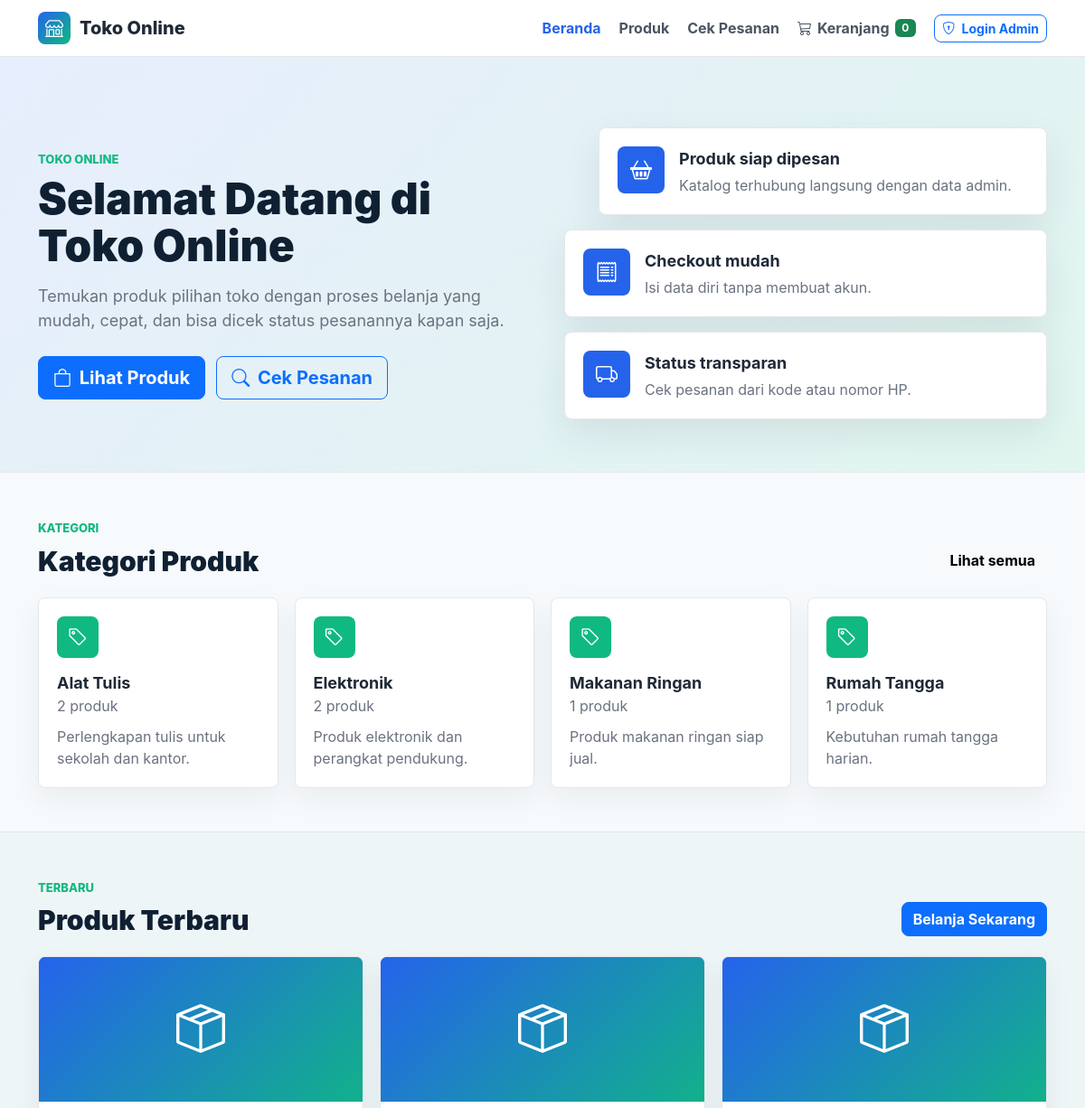
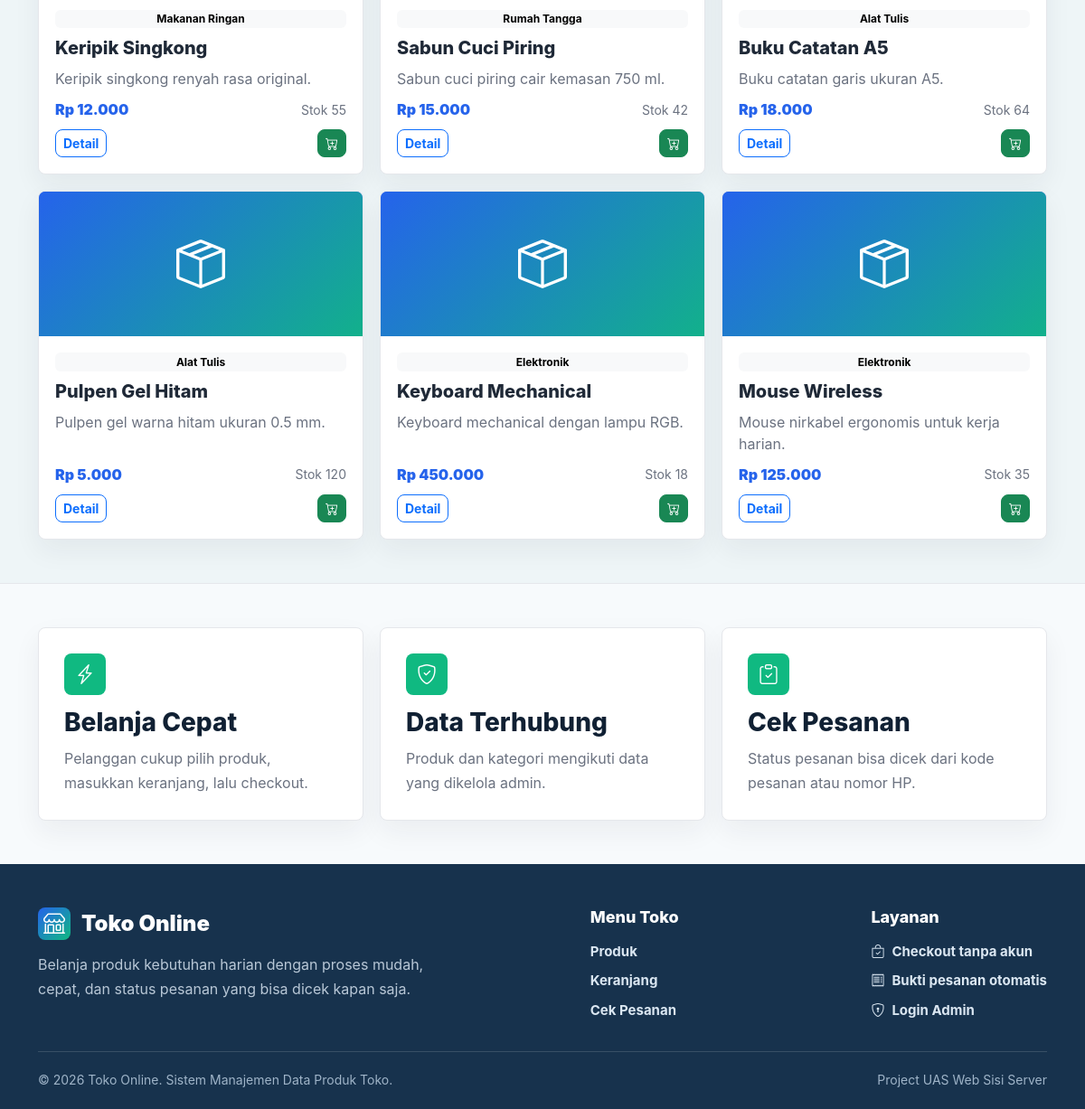
The page /user/ on the database its author committed (2 pictures, top to bottom).
### tables this page shows
CREATE TABLE kategori (
    id INT AUTO_INCREMENT PRIMARY KEY,
    nama_kategori VARCHAR(100) NOT NULL,
    deskripsi TEXT,
    created_at TIMESTAMP DEFAULT CURRENT_TIMESTAMP
);

CREATE TABLE produk (
    id INT AUTO_INCREMENT PRIMARY KEY,
    nama_produk VARCHAR(150) NOT NULL,
    kategori_id INT NOT NULL,
    harga DECIMAL(12,2) NOT NULL DEFAULT 0,
    stok INT NOT NULL DEFAULT 0,
    deskripsi TEXT,
    created_at TIMESTAMP DEFAULT CURRENT_TIMESTAMP,
    CONSTRAINT fk_produk_kategori
        FOREIGN KEY (kategori_id) REFERENCES kategori(id)
        ON UPDATE CASCADE
        ON DELETE RESTRICT
);

### config/database.php (called while the page is built, shortened)
<?php
function e($value)
{
    return htmlspecialchars((string) $value, ENT_QUOTES, 'UTF-8');
}
function rupiah($angka)
{
    return 'Rp ' . number_format((float) $angka, 0, ',', '.');
}
function short_text($text, $length = 90)
{
    $text = trim((string) $text);
    if (strlen($text) <= $length) {
        return $text;
    }
    return substr($text, 0, $length) . '...';
}
function get_cart_count()
{
    $total = 0;
    return $total;
}

### user/index.php (the view, shortened to what this page needs)
<?php
$activeUserPage = 'home';
require_once __DIR__ . '/../templates/user_header.php';
$kategoriResult = mysqli_query(
    $conn,
    'SELECT kategori.id, kategori.nama_kategori, kategori.deskripsi, COUNT(produk.id) AS total_produk
     FROM kategori
     LEFT JOIN produk ON produk.kategori_id = kategori.id
     GROUP BY kategori.id
     ORDER BY kategori.nama_kategori ASC'
);
$produkTerbaru = mysqli_query(
    $conn,
    'SELECT produk.id, produk.nama_produk, produk.harga, produk.stok, produk.deskripsi, kategori.nama_kategori
     FROM produk
     LEFT JOIN kategori ON kategori.id = produk.kategori_id
     ORDER BY produk.id DESC
     LIMIT 6'
);
?>
<section class="shop-hero">
    <div class="container">
        <div class="row align-items-center g-5">
            <div class="col-lg-6">
                <span class="section-label">Toko Online</span>
                <h1>Selamat Datang di Toko Online</h1>
                <p>Temukan produk pilihan toko dengan proses belanja yang mudah, cepat, dan bisa dicek status pesanannya kapan saja.</p>
                <div class="hero-actions">
                    <a href="<?= BASE_URL; ?>user/produk.php" class="btn btn-primary btn-lg">
                        <i class="bi bi-bag me-1"></i> Lihat Produk
                    </a>
                    <a href="<?= BASE_URL; ?>user/cek_pesanan.php" class="btn btn-outline-primary btn-lg">
                        <i class="bi bi-search me-1"></i> Cek Pesanan
                    </a>
                </div>
            </div>
            <div class="col-lg-6">
                <div class="hero-showcase">
                    <div class="showcase-card main">
                        <i class="bi bi-basket2"></i>
                        <strong>Produk siap dipesan</strong>
                        <span>Katalog terhubung langsung dengan data admin.</span>
                    </div>
                    <div class="showcase-card">
                        <i class="bi bi-receipt"></i>
                        <strong>Checkout mudah</strong>
                        <span>Isi data diri tanpa membuat akun.</span>
                    </div>
                    <div class="showcase-card">
                        <i class="bi bi-truck"></i>
                        <strong>Status transparan</strong>
                        <span>Cek pesanan dari kode atau nomor HP.</span>
                    </div>
                </div>
            </div>
        </div>
    </div>
</section>
<section class="shop-section">
    <div class="container">
        <div class="section-heading">
            <div>
                <span class="section-label">Kategori</span>
                <h2>Kategori Produk</h2>
            </div>
            <a href="<?= BASE_URL; ?>user/produk.php" class="btn btn-light">Lihat semua</a>
        </div>
        <div class="category-grid">
            <?php while ($kategori = mysqli_fetch_assoc($kategoriResult)): ?>
                <a class="category-card" href="<?= BASE_URL; ?>user/produk.php?kategori_id=<?= $kategori['id']; ?>">
                    <i class="bi bi-tag"></i>
                    <strong><?= e($kategori['nama_kategori']); ?></strong>
                    <span><?= (int) $kategori['total_produk']; ?> produk</span>
                    <p><?= e(short_text($kategori['deskripsi'], 70)); ?></p>
                </a>
            <?php endwhile; ?>
        </div>
    </div>
</section>
<section class="shop-section muted-section">
    <div class="container">
        <div class="section-heading">
            <div>
                <span class="section-label">Terbaru</span>
                <h2>Produk Terbaru</h2>
            </div>
            <a href="<?= BASE_URL; ?>user/produk.php" class="btn btn-primary">Belanja Sekarang</a>
        </div>
        <div class="product-grid">
            <?php while ($produk = mysqli_fetch_assoc($produkTerbaru)): ?>
                <article class="product-card">
                    <div class="product-visual">
                        <i class="bi bi-box-seam"></i>
                    </div>
                    <div class="product-body">
                        <span class="badge text-bg-light"><?= e($produk['nama_kategori'] ?? 'Tanpa Kategori'); ?></span>
                        <h3><?= e($produk['nama_produk']); ?></h3>
                        <p><?= e(short_text($produk['deskripsi'], 80)); ?></p>
                        <div class="product-meta">
                            <strong><?= rupiah($produk['harga']); ?></strong>
                            <span>Stok <?= (int) $produk['stok']; ?></span>
                        </div>
                        <div class="product-actions">
                            <a href="<?= BASE_URL; ?>user/detail_produk.php?id=<?= $produk['id']; ?>" class="btn btn-outline-primary btn-sm">Detail</a>
                            <form action="<?= BASE_URL; ?>user/tambah_keranjang.php" method="post">
                                <button type="submit" class="btn btn-success btn-sm" <?= (int) $produk['stok'] <= 0 ? 'disabled' : ''; ?>>
                                    <i class="bi bi-cart-plus"></i>
                                </button>
                            </form>
                        </div>
                    </div>
                </article>
            <?php endwhile; ?>
        </div>
    </div>
</section>
<section class="shop-section">
    <div class="container">
        <div class="feature-grid">
            <div class="feature-card">
                <i class="bi bi-lightning-charge"></i>
                <h3>Belanja Cepat</h3>
                <p>Pelanggan cukup pilih produk, masukkan keranjang, lalu checkout.</p>
            </div>
            <div class="feature-card">
                <i class="bi bi-shield-check"></i>
                <h3>Data Terhubung</h3>
                <p>Produk dan kategori mengikuti data yang dikelola admin.</p>
            </div>
            <div class="feature-card">
                <i class="bi bi-clipboard-check"></i>
                <h3>Cek Pesanan</h3>
                <p>Status pesanan bisa dicek dari kode pesanan atau nomor HP.</p>
            </div>
        </div>
    </div>
</section>
<?php require_once __DIR__ . '/../templates/user_footer.php'; ?>

### templates/user_header.php (shortened to what this page needs)
<?php
require_once __DIR__ . '/../config/database.php';
$activeUserPage = $activeUserPage ?? '';
?>
<!doctype html>
<html lang="id">
<head>
    <link href="https://cdn.jsdelivr.net/npm/bootstrap@5.3.3/dist/css/bootstrap.min.css" rel="stylesheet">
    <link href="https://cdn.jsdelivr.net/npm/bootstrap-icons@1.11.3/font/bootstrap-icons.min.css" rel="stylesheet">
    <link href="<?= BASE_URL; ?>assets/css/style.css" rel="stylesheet">
</head>
<body class="user-site">
    <nav class="navbar navbar-expand-lg user-navbar sticky-top">
        <div class="container">
            <a class="navbar-brand" href="<?= BASE_URL; ?>user/">
                <span class="user-brand-icon"><i class="bi bi-shop"></i></span>
                Toko Online
            </a>
            <div class="collapse navbar-collapse" id="userNavbar">
                <ul class="navbar-nav ms-auto align-items-lg-center gap-lg-1">
                    <li class="nav-item">
                        <a class="nav-link <?= $activeUserPage === 'home' ? 'active' : ''; ?>" href="<?= BASE_URL; ?>user/">Beranda</a>
                    </li>
                    <li class="nav-item">
                        <a class="nav-link <?= $activeUserPage === 'produk' ? 'active' : ''; ?>" href="<?= BASE_URL; ?>user/produk.php">Produk</a>
                    </li>
                    <li class="nav-item">
                        <a class="nav-link <?= $activeUserPage === 'cek' ? 'active' : ''; ?>" href="<?= BASE_URL; ?>user/cek_pesanan.php">Cek Pesanan</a>
                    </li>
                    <li class="nav-item">
                        <a class="nav-link cart-link <?= $activeUserPage === 'keranjang' ? 'active' : ''; ?>" href="<?= BASE_URL; ?>user/keranjang.php">
                            <i class="bi bi-cart3"></i>
                            Keranjang
                            <span class="badge text-bg-success"><?= get_cart_count(); ?></span>
                        </a>
                    </li>
                    <li class="nav-item ms-lg-2">
                        <a class="btn btn-outline-primary btn-sm" href="<?= BASE_URL; ?>auth/login.php">
                            <i class="bi bi-shield-lock me-1"></i> Login Admin
                        </a>
                    </li>
                </ul>
            </div>
        </div>
    </nav>
    <main>

### templates/user_footer.php (shortened to what this page needs)
    </main>
    <footer class="user-footer">
        <div class="container">
            <div class="footer-main">
                <div class="footer-brand-block">
                    <div class="footer-brand">
                        <span class="user-brand-icon"><i class="bi bi-shop"></i></span>
                        <strong>Toko Online</strong>
                    </div>
                    <p>Belanja produk kebutuhan harian dengan proses mudah, cepat, dan status pesanan yang bisa dicek kapan saja.</p>
                </div>
                <div class="footer-column">
                    <h4>Menu Toko</h4>
                    <a href="<?= BASE_URL; ?>user/produk.php">Produk</a>
                    <a href="<?= BASE_URL; ?>user/keranjang.php">Keranjang</a>
                    <a href="<?= BASE_URL; ?>user/cek_pesanan.php">Cek Pesanan</a>
                </div>
                <div class="footer-column">
                    <h4>Layanan</h4>
                    <span><i class="bi bi-bag-check"></i> Checkout tanpa akun</span>
                    <span><i class="bi bi-receipt"></i> Bukti pesanan otomatis</span>
                    <a href="<?= BASE_URL; ?>auth/login.php"><i class="bi bi-shield-lock"></i> Login Admin</a>
                </div>
            </div>
            <div class="footer-bottom">
                <span>&copy; <?= date('Y'); ?> Toko Online. Sistem Manajemen Data Produk Toko.</span>
                <span>Project UAS Web Sisi Server</span>
            </div>
        </div>
    </footer>
</body>
</html>

### rows shown on the page
kategori: nama_kategori "Alat Tulis", total_produk "2", deskripsi "Perlengkapan tulis untuk sekolah dan kantor."
kategori: nama_kategori "Elektronik", total_produk "2", deskripsi "Produk elektronik dan perangkat pendukung."
kategori: nama_kategori "Makanan Ringan", total_produk "1", deskripsi "Produk makanan ringan siap jual."
kategori: nama_kategori "Rumah Tangga", total_produk "1", deskripsi "Kebutuhan rumah tangga harian."
produk: kategori.nama_kategori "Makanan Ringan", nama_produk "Keripik Singkong", deskripsi "Keripik singkong renyah rasa original.", harga "Rp 12.000", stok "55"
produk: kategori.nama_kategori "Rumah Tangga", nama_produk "Sabun Cuci Piring", deskripsi "Sabun cuci piring cair kemasan 750 ml.", harga "Rp 15.000", stok "42"
produk: kategori.nama_kategori "Alat Tulis", nama_produk "Buku Catatan A5", deskripsi "Buku catatan garis ukuran A5.", harga "Rp 18.000", stok "64"
produk: kategori.nama_kategori "Alat Tulis", nama_produk "Pulpen Gel Hitam", deskripsi "Pulpen gel warna hitam ukuran 0.5 mm.", harga "Rp 5.000", stok "120"
produk: kategori.nama_kategori "Elektronik", nama_produk "Keyboard Mechanical", deskripsi "Keyboard mechanical dengan lampu RGB.", harga "Rp 450.000", stok "18"
produk: kategori.nama_kategori "Elektronik", nama_produk "Mouse Wireless", deskripsi "Mouse nirkabel ergonomis untuk kerja harian.", harga "Rp 125.000", stok "35"

### other values the page prints
get_cart_count() "0"
